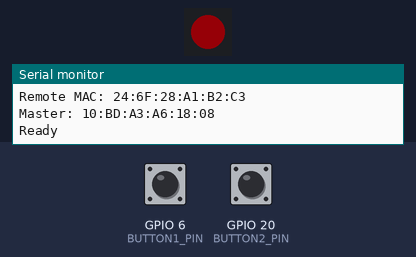
A sketch run on a simulated ESP32-C6. On the bench: 1 RGB LEDs in strip order, left to right, the last lines printed to the serial monitor. The inputs (shaded band) are chosen by the test bench; at power-on: GPIO 20 (BUTTON2_PIN) HIGH, GPIO 6 (BUTTON1_PIN) HIGH. Dim RGB values are drawn brighter than linear.

Above: at 5.8 s.
5.9 s: GPIO 20 (BUTTON2_PIN) pulled LOW for 1 s
At 7.8 s:
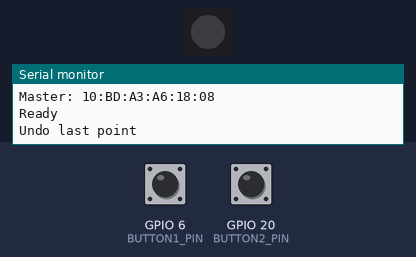
Timing chart, 0 to 14.1 s (numbered marks = the images above; inputs shaded):
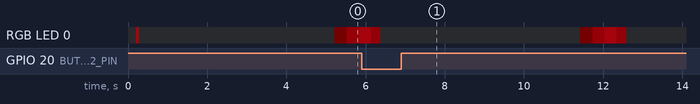

The sketch:

Scoreboard_V1_1-Remote.ino
```cpp
// ===============================================
// Padel Scoreboard V1.1 - ESP32-C6 Remote
// One remote per team. Set TEAM to 1 (blue) or 2 (red).
//
// Pins: Button 1 GPIO 6 | Button 2 GPIO 20 | WS2812 GPIO 7 | Battery GPIO 0
// ESP32-C6 deep-sleep wake only works on GPIO 0-7, so Button 1 (GPIO 6) wakes.
//
// Button 1: <2s score this team | 2-4s reset | 4s+ sleep
// Button 2: 0.5-2s undo (or score other team if Other Team Mode)
//           5-7s toggle deathmatch | 10s+ toggle Other Team Mode
// ===============================================

#include <FastLED.h>
#include <WiFi.h>
#include <esp_now.h>
#include <esp_sleep.h>

#define TEAM 2                    // 1 = blue remote, 2 = red remote
// 16x16 ESP32-C6 scoreboard, flashed 2026-10-27: 10:BD:A3:A6:18:08
// Wide 8x32 ESP32-C3 flashed 2026-10-20: 1C:DB:D4:33:66:50
// Previous wide 8x32: 1C:DB:D4:34:85:BC
// 16x16 ESP32-C3 scoreboard, flashed 2026-10-17: 1C:DB:D4:33:66:D0
// Previous 16x16 C3 (2026-10-12): 1C:DB:D4:38:5A:98
// Blue remote flashed 2026-10-28, base MAC: FC:01:2C:EE:33:E4
// Red remote flashed 2026-10-28, base MAC: FC:01:2C:EC:C7:AC
// Blue remote flashed 2026-10-20, base MAC: 10:BD:A3:A6:20:C8
// Red remote flashed 2026-10-20, base MAC: 10:BD:A3:A6:46:94
// Earlier blue remote base MAC: 10:BD:A3:A6:16:88
// Earlier red remote base MAC: 10:BD:A3:A6:2B:FC
// Earlier blue remote base MAC: FC:01:2C:EE:34:A8
// Earlier red remote base MAC: FC:01:2C:EE:30:A4
// Blue remote flashed 2026-10-07: FC:01:2C:EB:D7:20
// Red remote flashed 2026-10-07: FC:01:2C:EE:30:70
// Earlier pair for FC:01:2C:EB:E9:AC was left as-is:
//   blue FC:01:2C:EE:34:04, red FC:01:2C:EC:11:E8

#define BUTTON1_PIN 6
#define BUTTON2_PIN 20
#define LED_PIN 7
#define BATTERY_PIN 0
#define NUM_LEDS 1

#define BATTERY_SEND_INTERVAL 60000UL
#define INACTIVITY_TIMEOUT 1200000UL
#define BREATH_PERIOD_MS 5000UL
#define BREATH_HALF_MS 600UL

CRGB led[NUM_LEDS];
CRGB teamColor = (TEAM == 1) ? CRGB(0, 30, 255) : CRGB(255, 10, 20);

// 16x16 ESP32-C6 flashed 2026-10-27. Wi-Fi STA MAC read from that board.
// ESP-NOW uses this 6-byte STA MAC, not an EUI-64 form.
uint8_t scoreboardAddress[] = {0x10, 0xBD, 0xA3, 0xA6, 0x18, 0x08};

struct Message {
  uint8_t cmd;
  uint8_t team;
  uint8_t data;
};

bool btn1Pressed = false;
bool btn2Pressed = false;
unsigned long btn1Start = 0;
unsigned long btn2Start = 0;
unsigned long lastActivity = 0;
unsigned long lastBatterySend = 0;
unsigned long lastBreath = 0;
bool otherTeamMode = false;
bool sendingFlash = false;

void goToSleep();

void onSent(const esp_now_send_info_t *info, esp_now_send_status_t status) {
  if (status == ESP_NOW_SEND_SUCCESS) {
    sendingFlash = true;
    led[0] = CRGB::Green;
    FastLED.show();
    delay(80);
    led[0] = CRGB::Black;
    FastLED.show();
    sendingFlash = false;
  }
}

void sendMessage(uint8_t cmd, uint8_t team, uint8_t data = 0) {
  Message msg = {cmd, team, data};
  esp_now_send(scoreboardAddress, (uint8_t *)&msg, sizeof(msg));
}

int getBatteryPercent() {
  int raw = analogRead(BATTERY_PIN);
  int percent = map(raw, 1600, 2130, 0, 100);
  return constrain(percent, 0, 100);
}

uint64_t wakeupMask() {
  uint64_t mask = 0;
  if (BUTTON1_PIN <= 7) mask |= 1ULL << BUTTON1_PIN;
  if (BUTTON2_PIN <= 7) mask |= 1ULL << BUTTON2_PIN;
  if (mask == 0) mask = 1ULL << 6;
  return mask;
}

void enableButtonWakeup() {
  esp_deep_sleep_enable_gpio_wakeup(wakeupMask(), ESP_GPIO_WAKEUP_GPIO_LOW);
}

void goToSleep() {
  sendMessage(101, TEAM);
  delay(800);
  led[0] = CRGB::Yellow;
  FastLED.show();
  delay(1500);
  led[0] = CRGB::Black;
  FastLED.show();
  delay(50);

  pinMode(BUTTON1_PIN, INPUT_PULLUP);
  pinMode(BUTTON2_PIN, INPUT_PULLUP);
  while (digitalRead(BUTTON1_PIN) == LOW || digitalRead(BUTTON2_PIN) == LOW) delay(20);

  enableButtonWakeup();
  Serial.println("Sleeping. Press Button 1 (GPIO 6) to wake.");
  Serial.flush();
  delay(50);
  esp_deep_sleep_start();
}

void handleButtons() {
  bool b1 = digitalRead(BUTTON1_PIN) == LOW;
  if (b1 && !btn1Pressed) {
    btn1Pressed = true;
    btn1Start = millis();
  }
  if (!b1 && btn1Pressed) {
    unsigned long dur = millis() - btn1Start;
    btn1Pressed = false;
    lastActivity = millis();

    if (dur < 2000) {
      sendMessage(0, TEAM);
    } else if (dur < 4000) {
      sendMessage(99, TEAM);
    } else {
      goToSleep();
    }
  }

  bool b2 = digitalRead(BUTTON2_PIN) == LOW;
  if (b2 && !btn2Pressed) {
    btn2Pressed = true;
    btn2Start = millis();
  }
  if (!b2 && btn2Pressed) {
    unsigned long dur = millis() - btn2Start;
    btn2Pressed = false;
    lastActivity = millis();

    if (dur >= 10000) {
      otherTeamMode = !otherTeamMode;
      Serial.printf("Other Team Mode %s\n", otherTeamMode ? "ON" : "OFF");
      led[0] = otherTeamMode ? CRGB::Purple : teamColor;
      FastLED.show();
      delay(250);
      led[0] = CRGB::Black;
      FastLED.show();
    } else if (dur >= 5000 && dur < 7000) {
      sendMessage(102, TEAM);
      Serial.println("Toggle deathmatch");
    } else if (dur >= 500 && dur < 2000) {
      if (otherTeamMode) {
        uint8_t other = (TEAM == 1) ? 2 : 1;
        sendMessage(0, other);
        Serial.println("Score other team");
      } else {
        sendMessage(1, TEAM);
        Serial.println("Undo last point");
      }
    }
  }
}

void updateBreathing() {
  if (sendingFlash) return;
  unsigned long now = millis();
  unsigned long t = now - lastBreath;
  if (t >= BREATH_PERIOD_MS + 2 * BREATH_HALF_MS) {
    lastBreath = now;
    led[0] = CRGB::Black;
    FastLED.show();
    return;
  }
  if (t < BREATH_PERIOD_MS) return;

  unsigned long phase = t - BREATH_PERIOD_MS;
  uint8_t scale;
  if (phase <= BREATH_HALF_MS) {
    scale = (uint8_t)(phase * 255UL / BREATH_HALF_MS);
  } else if (phase <= 2 * BREATH_HALF_MS) {
    scale = (uint8_t)((2 * BREATH_HALF_MS - phase) * 255UL / BREATH_HALF_MS);
  } else {
    return;
  }
  CRGB c = teamColor;
  c.nscale8(scale);
  led[0] = c;
  FastLED.show();
}

void setup() {
  Serial.begin(115200);
  delay(200);
  Serial.printf("\n=== Remote v1.1 TEAM %d ===\n", TEAM);

  pinMode(BUTTON1_PIN, INPUT_PULLUP);
  pinMode(BUTTON2_PIN, INPUT_PULLUP);
  enableButtonWakeup();

  FastLED.addLeds<WS2812B, LED_PIN, GRB>(led, NUM_LEDS);
  FastLED.setBrightness(40);
  led[0] = CRGB::Black;
  FastLED.show();

  WiFi.mode(WIFI_STA);
  Serial.print("Remote MAC: ");
  Serial.println(WiFi.macAddress());
  Serial.printf("Master: %02X:%02X:%02X:%02X:%02X:%02X\n",
                scoreboardAddress[0], scoreboardAddress[1], scoreboardAddress[2],
                scoreboardAddress[3], scoreboardAddress[4], scoreboardAddress[5]);

  if (esp_now_init() != ESP_OK) {
    Serial.println("ESP-NOW init failed");
  }
  esp_now_register_send_cb(onSent);

  esp_now_peer_info_t peer = {};
  memcpy(peer.peer_addr, scoreboardAddress, 6);
  peer.channel = 0;
  peer.encrypt = false;
  if (esp_now_add_peer(&peer) != ESP_OK) {
    Serial.println("add_peer failed");
  }

  sendMessage(100, TEAM, getBatteryPercent());
  lastBatterySend = lastActivity = lastBreath = millis();

  led[0] = teamColor;
  FastLED.show();
  delay(400);
  led[0] = CRGB::Black;
  FastLED.show();
  Serial.println("Ready");
}

void loop() {
  handleButtons();
  updateBreathing();

  if (millis() - lastBatterySend > BATTERY_SEND_INTERVAL) {
    sendMessage(100, TEAM, getBatteryPercent());
    lastBatterySend = millis();
  }

  if (millis() - lastActivity > INACTIVITY_TIMEOUT) {
    goToSleep();
  }

  delay(10);
}
```
